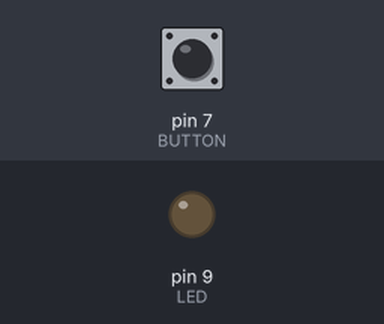
A sketch run on a simulated Arduino Uno, built with avr-gcc and run on an emulated ATmega328P. Parts: output pins drawn as LEDs (lit = HIGH). The inputs (shaded band) are chosen by the test bench; at power-on: pin 7 (BUTTON) LOW.

Above: at 1.2 s.
1.3 s: pin 7 (BUTTON) pulled HIGH for 0.15 s
At 2.5 s:
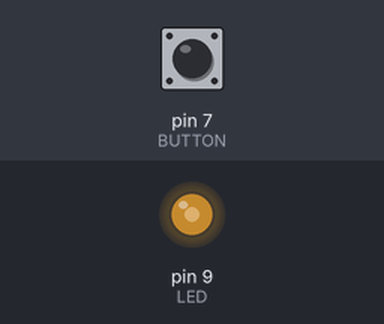
2.9 s: pin 7 (BUTTON) pulled HIGH for 1 s
At 3.9 s:
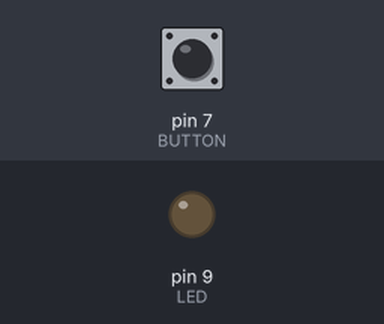
5.4 s: pin 7 (BUTTON) pulled HIGH for 3.2 s
At 5.8 s:
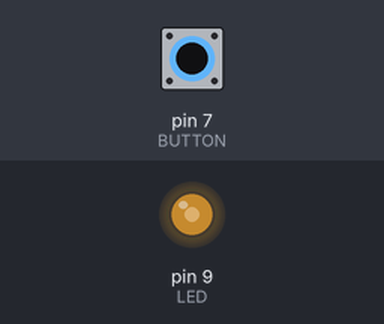
Timing chart, 0 to 8.4 s (numbered marks = the images above; inputs shaded):
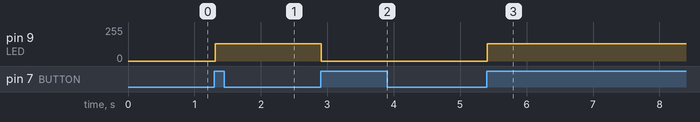

The sketch:

PushbuttonLEDfade.ino
```cpp
//Example 05: Turn on LED when the button is pressed  and keep it on after it is released
// includes simple debouncing
//If the brightness is held, brightness changes

  const int LED = 9; // the pin for the LED
  const int BUTTON = 7; // input pin of pushbutton

  int val = 0; // stores the state of the input pin
  int old_val = 0; // stroes the previous state of "val"
  int state = 0; // 0 = LED OFF, 1 = LED ON

  int brightness = 128; // stores the brightness value
  unsigned long startTime = 0; // when did we begin pressing?


void setup() {
  pinMode(LED, OUTPUT); // tell Arduino LED is an output
  pinMode(BUTTON, INPUT); // BUTTON is an input
}

void loop() {
  val = digitalRead(BUTTON); // read input value and store it

  // check if there was a transition
  if ((val == HIGH) && (old_val == LOW)){
    state = 1 - state; // changes the state fromoff to on or vice-versa

    startTime = millis(); // millis() is the Arduino clock, it returns how many milliseconds have passed since the board has been reset
                          // this line remembers when the button was last pressed


  delay(10);

  //check whether the button is being held down
    if((val == HIGH) && (old_val == HIGH)){

      //if the button is held for more than 500ms,
        if (state == 1 && (millis() - startTime) > 500){
          brightness++; // increment brightness by 1


          delay(10); // delay to avoid brightness going up to fast

        if(brightness > 255) // (255 being the max brightness)
          brightness = 0; //if we go over 255, let's go back to 0
        }
    }
}

old_val = val; //val is now old, let's store it

if (state == 1){
  analogWrite(LED, brightness); //turn LED ON at the current brightness level
} else {
    analogWrite(LED, 0); //turn LED OFF
  }
}
```

Measured:
- after the input at 1.3 s, pin 9 (LED): 0/255 → 128/255 at once
- after the input at 2.9 s, pin 9 (LED): 128/255 → 0/255 at once
- after the input at 5.4 s, pin 9 (LED): 0/255 → 128/255 at once
